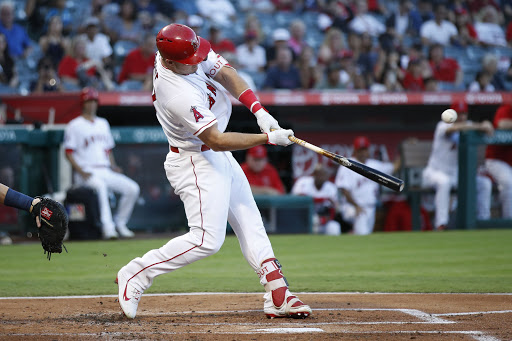
#> input picture Mike_Trout.jpeg, 512 x 341 px
$ python imageManipulate.py
#> lines starting #> are read from the running program, lines starting #| are printed output that depends on the picture
# Creator: Jordan Kuschner
# Created on: July 8, 2021
import cv2
import numpy as np


# loading the original image
original = cv2.imread('Mike_Trout.jpeg')  # reading the image file
#> original is the input picture: shape (341, 512, 3); mean B, G, R 104.7, 105.5, 107.9
cv2.imshow('original image', original)
cv2.waitKey(0) # press any key to close

print(original.shape)  # prints dimensions of original image (height, width, RGB channels)
#| (341, 512, 3)

# resizing the image
r = 9000 / original.shape[0]
#> r = 26.39
dim = (int(original.shape[1] * r), 9000)
#> dim = (13513, 9000)

# creating new image with altered dimensions
resizedImage = cv2.resize(original, dim, interpolation=cv2.INTER_AREA)  #performing actual resizing
cv2.imshow('resized image', resizedImage)  # displaying resized image
cv2.waitKey(0)

# rotating an image
(h, w) = original.shape[:2]
#> h = 341; w = 512
center = (w / 2, h / 2)  # point of rotation
#> center = (256, 170.5)
degreeRotate = 180.0

matrix = cv2.getRotationMatrix2D(center, degreeRotate, 1.0)  # setting up rotation
rotatedImage = cv2.warpAffine(original, matrix, (w, h))  # performing actual rotation
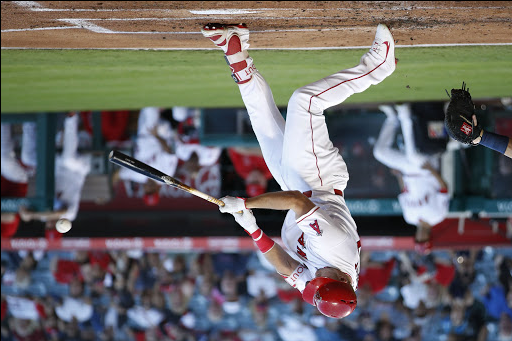
#> rotatedImage: shape (341, 512, 3); mean B, G, R 104.2, 105.1, 107.6
cv2.imshow('rotated image', rotatedImage)
cv2.waitKey(0)

# cropping an image
croppedImage = original[100:200, 200:400]
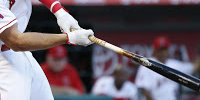
#> croppedImage: shape (100, 200, 3); mean B, G, R 106.1, 97.6, 107.8
cv2.imshow('cropped image', croppedImage)
cv2.waitKey(0)

# saving image to disk
  #  cv2.imwrite('filename.jpg', imageVar)
